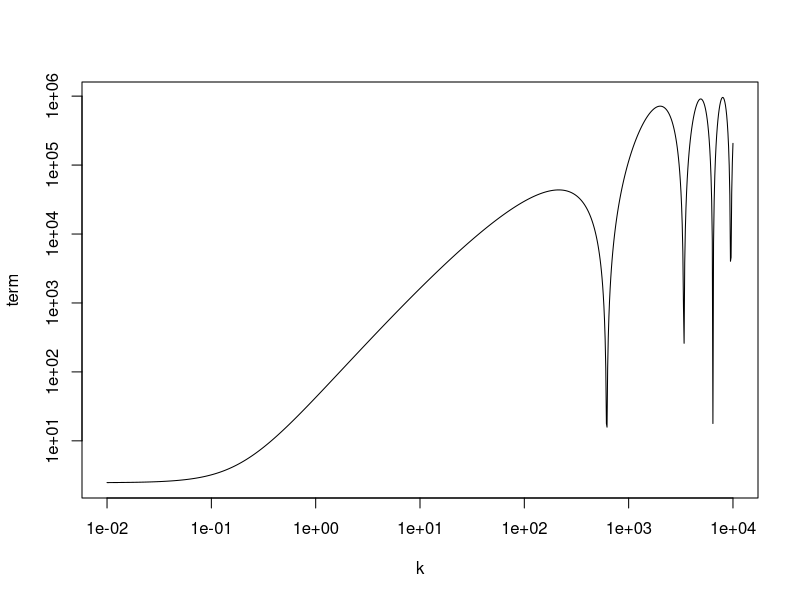

Recreate this plot in R.
library(pracma)

# # Sine Integral Si(x)
# Si <- function(x) {
#   integrand <- function(t) {return(sin(t) / t)}
#   integral <- integrate(integrand, lower = 0, upper = x, subdivisions = 1000L, rel.tol = 1e-8)$value
#   return(integral())
# }
# 
# # Cosine Integral Ci(x)
# Ci <- function(x) {
#   gamma <- 0.5772156649
#   logx <- log(x)
#   integrand <- function(t){return((1 - cos(t)) / t)}
#   integral <- integrate(integrand, lower = 0, upper = x, subdivisions = 1000L, rel.tol = 1e-8)$value
#   return (gamma + logx - integral)
# }

k <- logseq(0.01, 10000, n = 1000)
xstar <- 1e-3

term <- k**2*Ci(k*xstar)**2+(pi/2+Si(k*xstar))**2
plot(k, term,log = "xy", lty = 1, type="l")
# lines(k, term, lty = 1)

